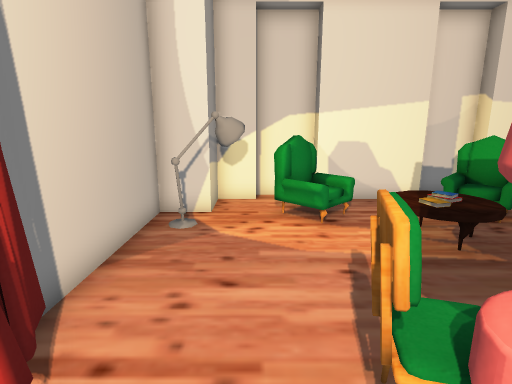
view 1 (above)

12 first-person views from a walk through a 3-D level made in the Unity game engine. The camera is 1.3 m above the floor, tilts 12° down and sees 80° across. The floor is counted in squares, 0.5 m on a side. Each view is taken from the middle of a square. On the plan, view 1 faces up. The plan holds only what a view shows up to about 20 squares ahead; the rest is blank. The player character is not drawn. Some surface patterns are stand-ins.

view 2
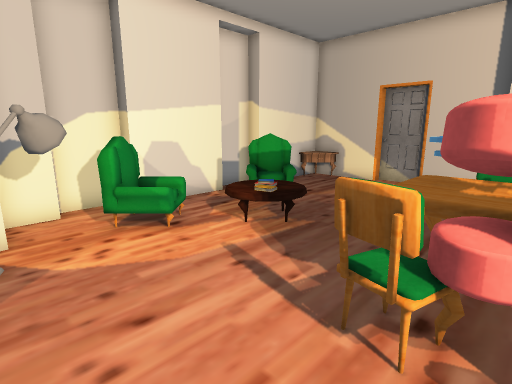

view 3
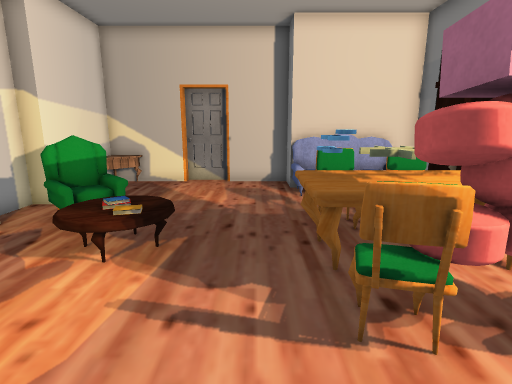

view 4
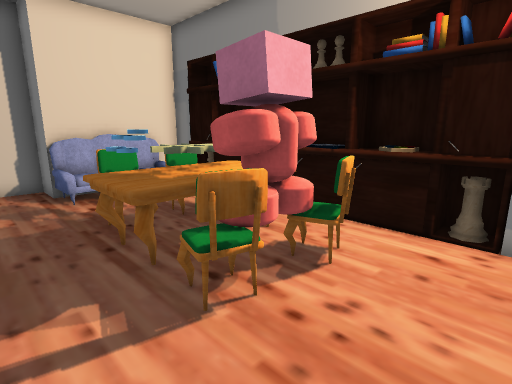

view 5
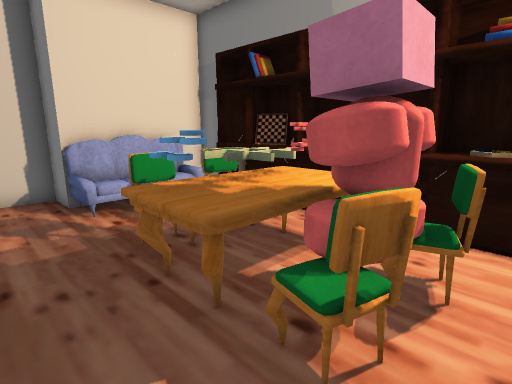

view 6
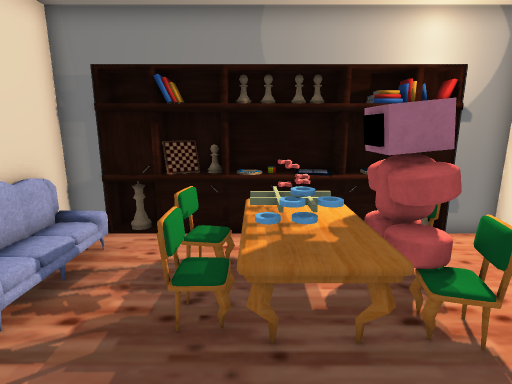

view 7
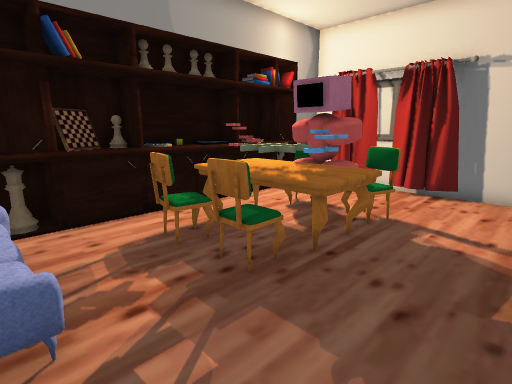

view 8
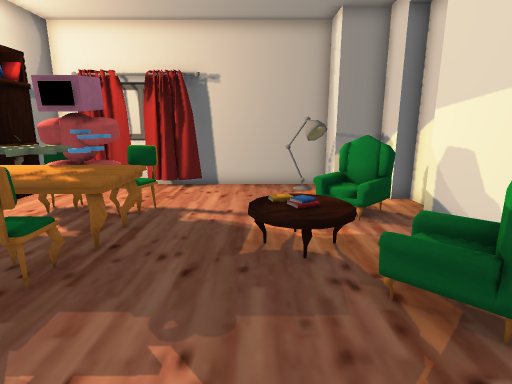

view 9
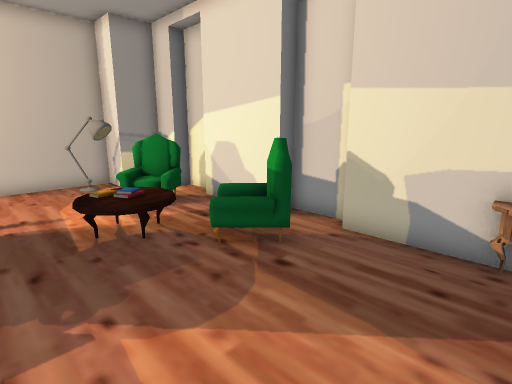

view 10
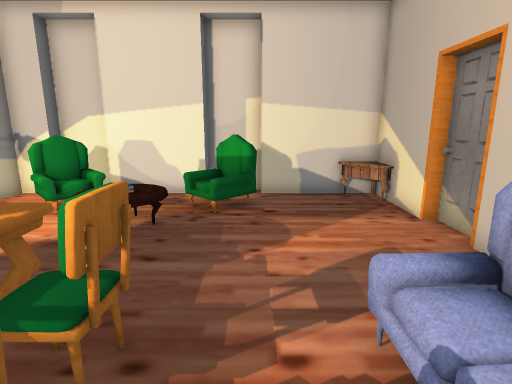

view 11
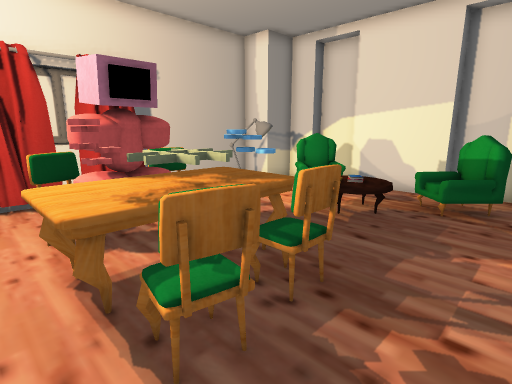

view 12
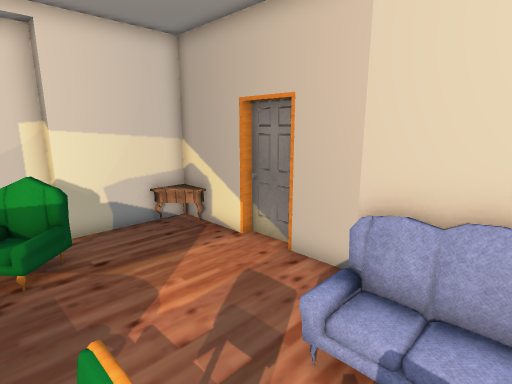

### Floor plan
Key: @ floor where view 1 was taken; # wall or solid block; . main floor; : floor 0.5 m higher than the main floor; + floor 0.75 m higher than the main floor; / step, stairs or slope; = window, fence, low wall or low ledge; ^ raised ledge; A armchair; L lamp; C curtain; S sofa; O other object.
Columns run from 3 left of view 1 to 13 right of it. Each row starts with its distance up from view 1.
 12    ###
 11   ##.############
 10  ##.AA....A....O#
  9 ##L.AO...OAA....#
  8 #LLL...::.A.....#
  7 #L.....::.......#
  6 #......//.......#
  5 #...............#
  4 #...............#
  3 #...=.+/+.....###
  2 #C..#O/ +:=..O#
  1 #...OOO +=...O#
  0 #..@#OO //=..OS
 -1 #...=.OOO.=..O#
 -2 #............=#
 -3 ####=#===###^##
 -4   ###########

Where each view was taken, in squares from view 1:
view 1: 0 up, 0 right, facing up
view 2: 1 up, 2 left, facing up-right
view 3: 4 up, 2 left, facing right
view 4: 5 up, 2 left, facing down-right
view 5: 5 up, 0 right, facing down-right
view 6: 7 up, 5 right, facing down
view 7: 6 up, 10 right, facing down-left
view 8: 6 up, 11 right, facing left
view 9: 4 up, 12 right, facing up-left
view 10: 1 down, 8 right, facing up
view 11: 2 down, 9 right, facing up-left
view 12: 0 up, 6 right, facing up-right
